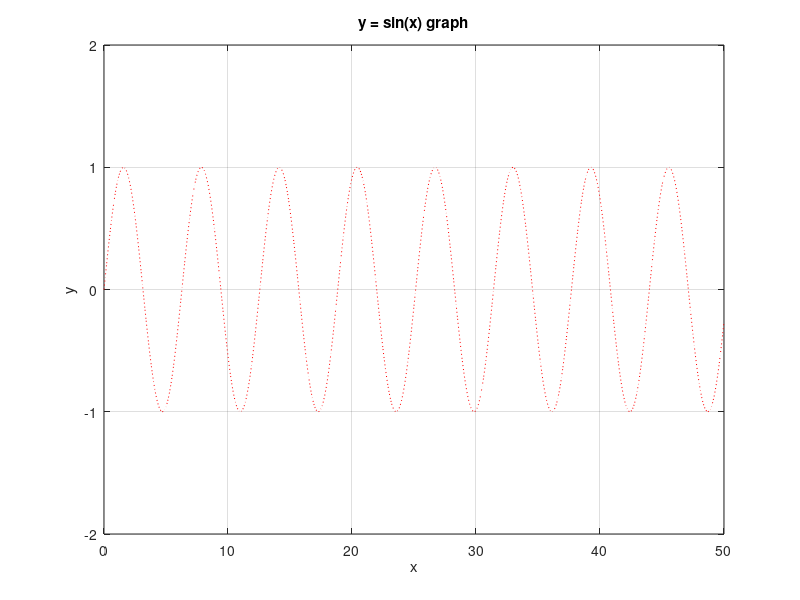

MATLAB code to generate this figure:
x = 0:0.1:50;
y = sin(x);

plot(x,y,'r:')
xlabel('x')
ylabel('y')
title('y = sin(x) graph')
grid on
%% make the graph more suitable size instead of take place the whole paper
axis([0 50 -2 2])  % x is [0, 50] y is [-2 2]


